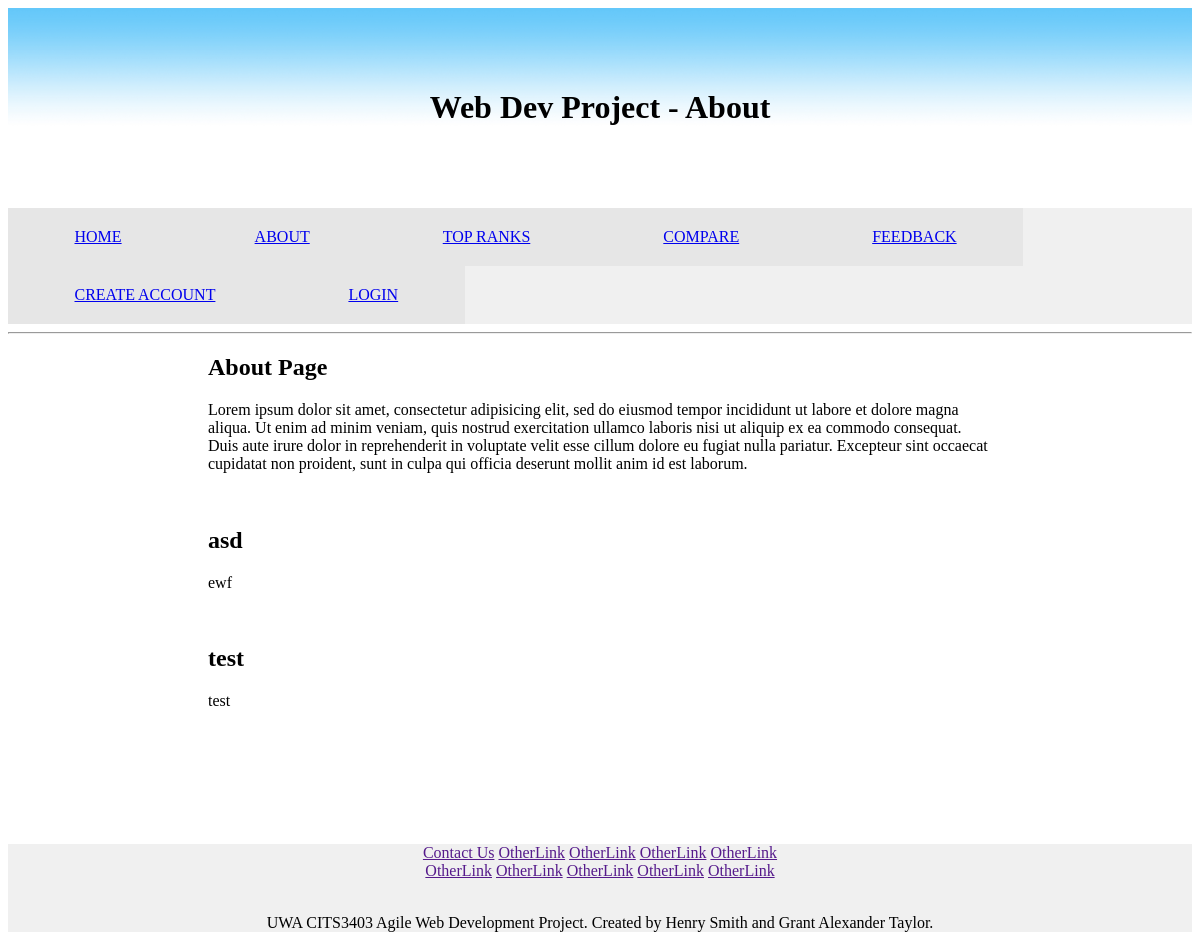
Before: /about with the older database file.
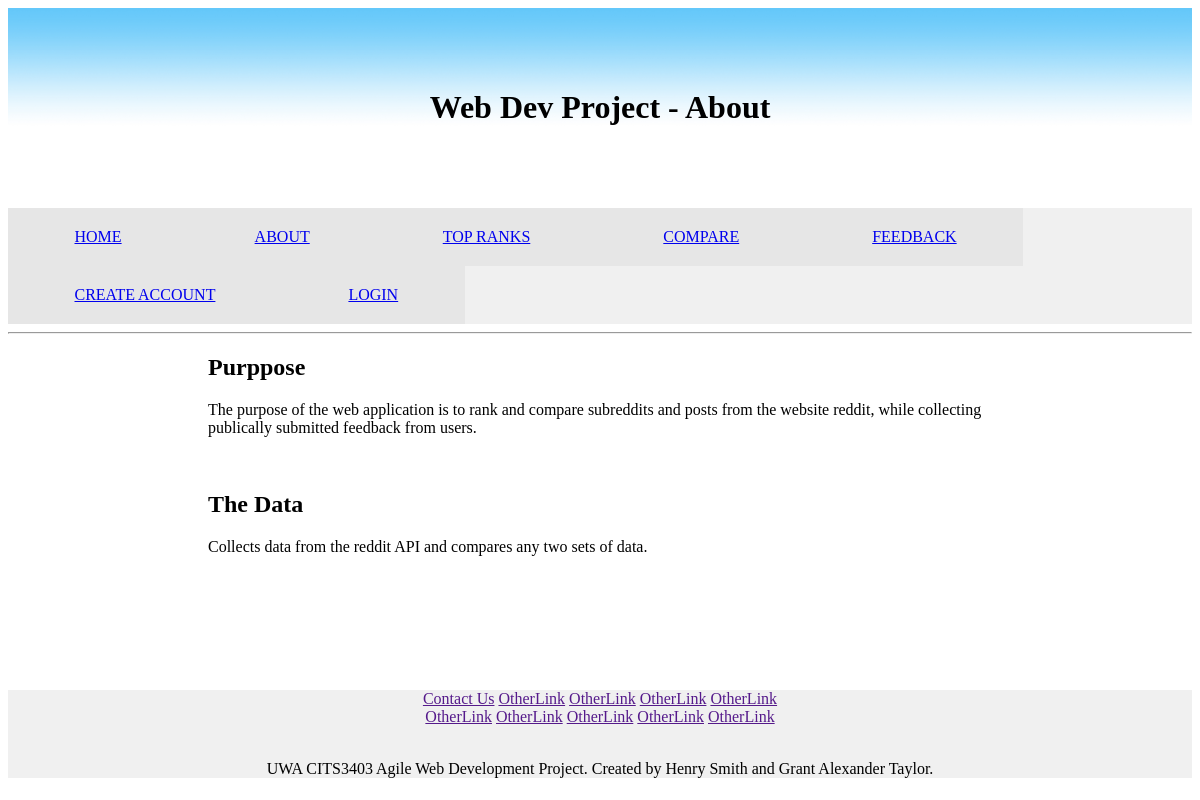
After: the same page with the newer database file.
### app/models.py (models this page shows, shortened)
class About(db.Model):
    key = db.Column(db.Integer, primary_key=True)
    title = db.Column(db.String())
    heading = db.Column(db.String())
    text = db.Column(db.Text)

### app/routes.py (the view)
@app.route("/about")
def about():
    sections = About.query.all()
    return render_template("about.html", title='About', sections=sections)

### app/templates/about.html (shortened to what this page needs)
{% extends "layout.html" %}
{% block content %}
	{% for section in sections %}
	<h2>{{ section.title }}</h2>
	<p>{{ section.text }}</p>
	<br>
	{% endfor %}
{% endblock content %}

Changed rows visible on the page:
removed About: title "About Page", text "Lorem ipsum dolor sit amet, consectetur adipisicing elit, sed do eiusmod tempor incididunt ut labore et dolore magna aliqua. Ut enim ad minim veniam, quis nostrud exercitation ullamco laboris nisi ut aliquip ex ea commodo consequat. Duis aute irure dolor in reprehenderit in voluptate velit esse cillum dolore eu fugiat nulla pariatur. Excepteur sint occaecat cupidatat non proident, sunt in culpa qui officia deserunt mollit anim id est laborum."
removed About: title "asd", text "ewf"
removed About: title "test", text "test"
added About: title "Purppose", text "The purpose of the web application is to rank and compare subreddits and posts from the website reddit, while collecting publically submitted feedback from users."
added About: title "The Data", text "Collects data from the reddit API and compares any two sets of data."
